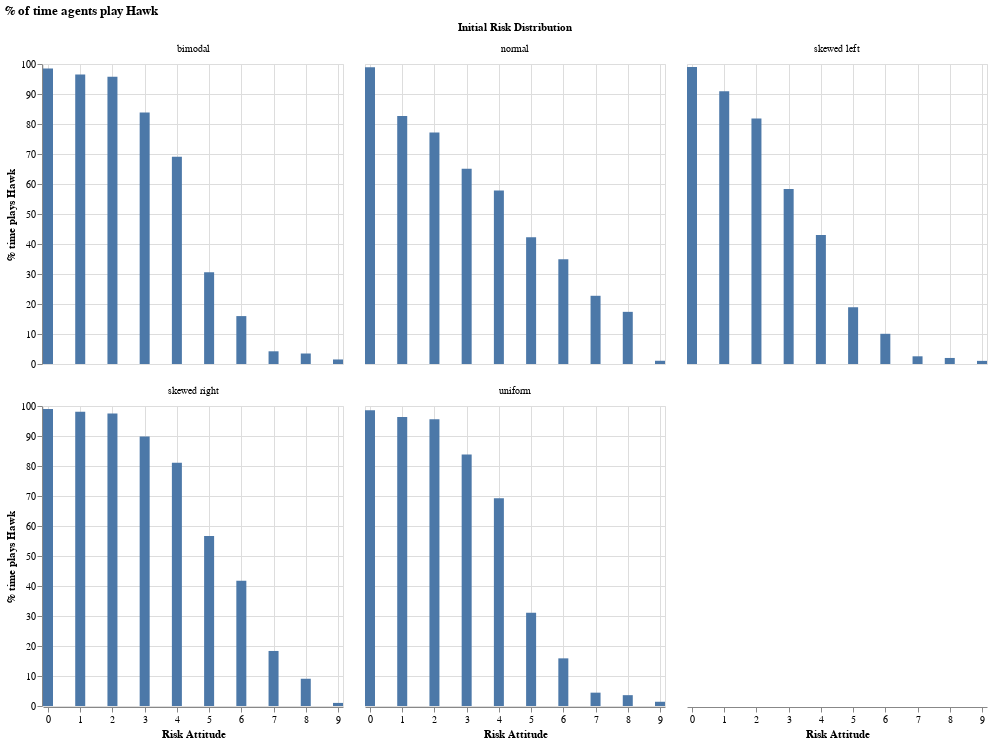

The cell this chart's notebook holds for it:
### Markdown cell above
#### Initial risk distribution

### Code cell
hawk_by_initialdist_riskattitude = (
    agent_df_params.group_by("risk_distribution", "risk_attitude")
         .agg(n_plays=pl.col("played_hawk").count(), n_plays_hawk=pl.col("played_hawk").sum())
    .with_columns(
        pct_plays_hawk=pl.col("n_plays_hawk").truediv(pl.col("n_plays")).mul(100)
    )
)

alt.Chart(hawk_by_initialdist_riskattitude).mark_bar(width=10).encode(
    x=alt.X("risk_attitude", title="Risk Attitude").scale(domain=[0, 9]),                                                          
    y=alt.Y("pct_plays_hawk", title="% time plays Hawk")
).facet(facet=alt.Facet("risk_distribution", title="Initial Risk Distribution"), columns=3
).properties(title="% of time agents play Hawk")

### Figure 1 — Vega specification as saved in the notebook (floating-point values rounded to 4 significant figures)
{"$schema": "https://vega.github.io/schema/vega/v5.json", "data": [{"name": "source_0", "values": [{"risk_distribution": "skewed left", "risk_attitude": 3, "n_plays": 4931392, "n_plays_hawk": 2876781, "pct_plays_hawk": 58.34, "pct_plays_hawk_end": 58.34, "pct_plays_hawk_start": 0.0}, {"risk_distribution": "bimodal", "risk_attitude": 2, "n_plays": 1241362, "n_plays_hawk": 1189053, "pct_plays_hawk": 95.79, "pct_plays_hawk_end": 95.79, "pct_plays_hawk_start": 0.0}, {"risk_distribution": "skewed left", "risk_attitude": 6, "n_plays": 2432327, "n_plays_hawk": 244883, "pct_plays_hawk": 10.07, "pct_plays_hawk_end": 10.07, "pct_plays_hawk_start": 0.0}, {"risk_distribution": "normal", "risk_attitude": 9, "n_plays": 107052, "n_plays_hawk": 1155, "pct_plays_hawk": 1.079, "pct_plays_hawk_end": 1.079, "pct_plays_hawk_start": 0.0}, {"risk_distribution": "normal", "risk_attitude": 3, "n_plays": 5003450, "n_plays_hawk": 3256470, "pct_plays_hawk": 65.08, "pct_plays_hawk_end": 65.08, "pct_plays_hawk_start": 0.0}, {"risk_distribution": "skewed left", "risk_attitude": 2, "n_plays": 5716889, "n_plays_hawk": 4675952, "pct_plays_hawk": 81.79, "pct_plays_hawk_end": 81.79, "pct_plays_hawk_start": 0.0}, {"risk_distribution": "normal", "risk_attitude": 5, "n_plays": 7736215, "n_plays_hawk": 3267778, "pct_plays_hawk": 42.24, "pct_plays_hawk_end": 42.24, "pct_plays_hawk_start": 0.0}, {"risk_distribution": "skewed right", "risk_attitude": 3, "n_plays": 2440613, "n_plays_hawk": 2192862, "pct_plays_hawk": 89.85, "pct_plays_hawk_end": 89.85, "pct_plays_hawk_start": 0.0}, {"risk_distribution": "normal", "risk_attitude": 0, "n_plays": 105338, "n_plays_hawk": 104211, "pct_plays_hawk": 98.93, "pct_plays_hawk_end": 98.93, "pct_plays_hawk_start": 0.0}, {"risk_distribution": "uniform", "risk_attitude": 3, "n_plays": 2398320, "n_plays_hawk": 2011478, "pct_plays_hawk": 83.87, "pct_plays_hawk_end": 83.87, "pct_plays_hawk_start": 0.0}, {"risk_distribution": "bimodal", "risk_attitude": 7, "n_plays": 1231454, "n_plays_hawk": 52111, "pct_plays_hawk": 4.232, "pct_plays_hawk_end": 4.232, "pct_plays_hawk_start": 0.0}, {"risk_distribution": "normal", "risk_attitude": 7, "n_plays": 2128711, "n_plays_hawk": 484019, "pct_plays_hawk": 22.74, "pct_plays_hawk_end": 22.74, "pct_plays_hawk_start": 0.0}, {"risk_distribution": "skewed left", "risk_attitude": 7, "n_plays": 1628851, "n_plays_hawk": 41788, "pct_plays_hawk": 2.565, "pct_plays_hawk_end": 2.565, "pct_plays_hawk_start": 0.0}, {"risk_distribution": "uniform", "risk_attitude": 8, "n_plays": 2381058, "n_plays_hawk": 85991, "pct_plays_hawk": 3.611, "pct_plays_hawk_end": 3.611, "pct_plays_hawk_start": 0.0}, {"risk_distribution": "uniform", "risk_attitude": 7, "n_plays": 2397132, "n_plays_hawk": 106615, "pct_plays_hawk": 4.448, "pct_plays_hawk_end": 4.448, "pct_plays_hawk_start": 0.0}, {"risk_distribution": "uniform", "risk_attitude": 2, "n_plays": 2383987, "n_plays_hawk": 2278704, "pct_plays_hawk": 95.58, "pct_plays_hawk_end": 95.58, "pct_plays_hawk_start": 0.0}, {"risk_distribution": "bimodal", "risk_attitude": 5, "n_plays": 107962, "n_plays_hawk": 33062, "pct_plays_hawk": 30.62, "pct_plays_hawk_end": 30.62, "pct_plays_hawk_start": 0.0}, {"risk_distribution": "skewed left", "risk_attitude": 8, "n_plays": 815396, "n_plays_hawk": 16425, "pct_plays_hawk": 2.014, "pct_plays_hawk_end": 2.014, "pct_plays_hawk_start": 0.0}, {"risk_distribution": "skewed left", "risk_attitude": 4, "n_plays": 4121079, "n_plays_hawk": 1773526, "pct_plays_hawk": 43.04, "pct_plays_hawk_end": 43.04, "pct_plays_hawk_start": 0.0}, {"risk_distribution": "bimodal", "risk_attitude": 1, "n_plays": 2382672, "n_plays_hawk": 2299936, "pct_plays_hawk": 96.53, "pct_plays_hawk_end": 96.53, "pct_plays_hawk_start": 0.0}, {"risk_distribution": "bimodal", "risk_attitude": 3, "n_plays": 425056, "n_plays_hawk": 356173, "pct_plays_hawk": 83.79, "pct_plays_hawk_end": 83.79, "pct_plays_hawk_start": 0.0}, {"risk_distribution": "skewed right", "risk_attitude": 6, "n_plays": 4929525, "n_plays_hawk": 2056409, "pct_plays_hawk": 41.72, "pct_plays_hawk_end": 41.72, "pct_plays_hawk_start": 0.0}, {"risk_distribution": "bimodal", "risk_attitude": 9, "n_plays": 7041425, "n_plays_hawk": 106133, "pct_plays_hawk": 1.507, "pct_plays_hawk_end": 1.507, "pct_plays_hawk_start": 0.0}, {"risk_distribution": "skewed left", "risk_attitude": 5, "n_plays": 3285225, "n_plays_hawk": 621495, "pct_plays_hawk": 18.92, "pct_plays_hawk_end": 18.92, "pct_plays_hawk_start": 0.0}, {"risk_distribution": "skewed left", "risk_attitude": 9, "n_plays": 103975, "n_plays_hawk": 1086, "pct_plays_hawk": 1.044, "pct_plays_hawk_end": 1.044, "pct_plays_hawk_start": 0.0}, {"risk_distribution": "uniform", "risk_attitude": 1, "n_plays": 2355560, "n_plays_hawk": 2270050, "pct_plays_hawk": 96.37, "pct_plays_hawk_end": 96.37, "pct_plays_hawk_start": 0.0}, {"risk_distribution": "normal", "risk_attitude": 6, "n_plays": 5030153, "n_plays_hawk": 1757147, "pct_plays_hawk": 34.93, "pct_plays_hawk_end": 34.93, "pct_plays_hawk_start": 0.0}, {"risk_distribution": "skewed right", "risk_attitude": 5, "n_plays": 4083795, "n_plays_hawk": 2314603, "pct_plays_hawk": 56.68, "pct_plays_hawk_end": 56.68, "pct_plays_hawk_start": 0.0}, {"risk_distribution": "normal", "risk_attitude": 1, "n_plays": 597053, "n_plays_hawk": 493587, "pct_plays_hawk": 82.67, "pct_plays_hawk_end": 82.67, "pct_plays_hawk_start": 0.0}, {"risk_distribution": "uniform", "risk_attitude": 6, "n_plays": 2390260, "n_plays_hawk": 379591, "pct_plays_hawk": 15.88, "pct_plays_hawk_end": 15.88, "pct_plays_hawk_start": 0.0}, {"risk_distribution": "bimodal", "risk_attitude": 8, "n_plays": 2369243, "n_plays_hawk": 82906, "pct_plays_hawk": 3.499, "pct_plays_hawk_end": 3.499, "pct_plays_hawk_start": 0.0}, {"risk_distribution": "skewed right", "risk_attitude": 4, "n_plays": 3229532, "n_plays_hawk": 2619153, "pct_plays_hawk": 81.1, "pct_plays_hawk_end": 81.1, "pct_plays_hawk_start": 0.0}, {"risk_distribution": "skewed left", "risk_attitude": 0, "n_plays": 3594766, "n_plays_hawk": 3558207, "pct_plays_hawk": 98.98, "pct_plays_hawk_end": 98.98, "pct_plays_hawk_start": 0.0}, {"risk_distribution": "skewed right", "risk_attitude": 0, "n_plays": 100515, "n_plays_hawk": 99469, "pct_plays_hawk": 98.96, "pct_plays_hawk_end": 98.96, "pct_plays_hawk_start": 0.0}, {"risk_distribution": "skewed right", "risk_attitude": 2, "n_plays": 1619206, "n_plays_hawk": 1578248, "pct_plays_hawk": 97.47, "pct_plays_hawk_end": 97.47, "pct_plays_hawk_start": 0.0}, {"risk_distribution": "normal", "risk_attitude": 8, "n_plays": 598206, "n_plays_hawk": 103992, "pct_plays_hawk": 17.38, "pct_plays_hawk_end": 17.38, "pct_plays_hawk_start": 0.0}, {"risk_distribution": "skewed right", "risk_attitude": 8, "n_plays": 6528498, "n_plays_hawk": 592959, "pct_plays_hawk": 9.083, "pct_plays_hawk_end": 9.083, "pct_plays_hawk_start": 0.0}, {"risk_distribution": "normal", "risk_attitude": 4, "n_plays": 7724217, "n_plays_hawk": 4465922, "pct_plays_hawk": 57.82, "pct_plays_hawk_end": 57.82, "pct_plays_hawk_start": 0.0}, {"risk_distribution": "skewed left", "risk_attitude": 1, "n_plays": 6586225, "n_plays_hawk": 5985856, "pct_plays_hawk": 90.88, "pct_plays_hawk_end": 90.88, "pct_plays_hawk_start": 0.0}, {"risk_distribution": "uniform", "risk_attitude": 0, "n_plays": 2398607, "n_plays_hawk": 2364569, "pct_plays_hawk": 98.58, "pct_plays_hawk_end": 98.58, "pct_plays_hawk_start": 0.0}, {"risk_distribution": "uniform", "risk_attitude": 9, "n_plays": 2364904, "n_plays_hawk": 33424, "pct_plays_hawk": 1.413, "pct_plays_hawk_end": 1.413, "pct_plays_hawk_start": 0.0}, {"risk_distribution": "normal", "risk_attitude": 2, "n_plays": 2137355, "n_plays_hawk": 1649147, "pct_plays_hawk": 77.16, "pct_plays_hawk_end": 77.16, "pct_plays_hawk_start": 0.0}, {"risk_distribution": "skewed right", "risk_attitude": 1, "n_plays": 804531, "n_plays_hawk": 788798, "pct_plays_hawk": 98.04, "pct_plays_hawk_end": 98.04, "pct_plays_hawk_start": 0.0}, {"risk_distribution": "skewed right", "risk_attitude": 9, "n_plays": 3529389, "n_plays_hawk": 36361, "pct_plays_hawk": 1.03, "pct_plays_hawk_end": 1.03, "pct_plays_hawk_start": 0.0}, {"risk_distribution": "bimodal", "risk_attitude": 4, "n_plays": 111575, "n_plays_hawk": 77058, "pct_plays_hawk": 69.06, "pct_plays_hawk_end": 69.06, "pct_plays_hawk_start": 0.0}, {"risk_distribution": "uniform", "risk_attitude": 4, "n_plays": 2380847, "n_plays_hawk": 1648240, "pct_plays_hawk": 69.23, "pct_plays_hawk_end": 69.23, "pct_plays_hawk_start": 0.0}, {"risk_distribution": "skewed right", "risk_attitude": 7, "n_plays": 5671871, "n_plays_hawk": 1040561, "pct_plays_hawk": 18.35, "pct_plays_hawk_end": 18.35, "pct_plays_hawk_start": 0.0}, {"risk_distribution": "bimodal", "risk_attitude": 0, "n_plays": 7081585, "n_plays_hawk": 6975034, "pct_plays_hawk": 98.5, "pct_plays_hawk_end": 98.5, "pct_plays_hawk_start": 0.0}, {"risk_distribution": "uniform", "risk_attitude": 5, "n_plays": 2392100, "n_plays_hawk": 742748, "pct_plays_hawk": 31.05, "pct_plays_hawk_end": 31.05, "pct_plays_hawk_start": 0.0}, {"risk_distribution": "bimodal", "risk_attitude": 6, "n_plays": 427291, "n_plays_hawk": 68242, "pct_plays_hawk": 15.97, "pct_plays_hawk_end": 15.97, "pct_plays_hawk_start": 0.0}]}, {"name": "facet_domain", "values": [{"risk_distribution": "skewed left", "count": 10}, {"risk_distribution": "bimodal", "count": 10}, {"risk_distribution": "normal", "count": 10}, {"risk_distribution": "skewed right", "count": 10}, {"risk_distribution": "uniform", "count": 10}]}, {"name": "facet_domain_row", "values": [{"data": 0.0}, {"data": 1.0}]}, {"name": "facet_domain_column", "transform": [{"type": "sequence", "start": 0.0, "stop": {"signal": "min(length(data(\"facet_domain\")), 3)"}}]}], "signals": [{"name": "child_width", "value": 300}, {"name": "child_height", "value": 300}], "marks": [{"type": "group", "name": "facet-title", "title": {"text": "Initial Risk Distribution", "style": "guide-title", "offset": 10}, "role": "column-title"}, {"type": "group", "name": "row_header", "from": {"data": "facet_domain_row"}, "encode": {"update": {"height": {"signal": "child_height"}}}, "axes": [{"scale": "y", "title": "% time plays Hawk", "orient": "left", "labelOverlap": true, "tickCount": {"signal": "ceil(child_height/40)"}, "zindex": 0, "grid": false}], "role": "row-header"}, {"type": "group", "name": "column_footer", "from": {"data": "facet_domain_column"}, "encode": {"update": {"width": {"signal": "child_width"}}}, "axes": [{"scale": "x", "orient": "bottom", "grid": false, "labelFlush": true, "tickCount": {"signal": "ceil(child_width/40)"}, "title": "Risk Attitude", "labelOverlap": true, "zindex": 0}], "role": "column-footer"}, {"type": "group", "name": "cell", "from": {"facet": {"data": "source_0", "name": "facet", "groupby": ["risk_distribution"]}}, "sort": {"field": ["datum[\"risk_distribution\"]"], "order": ["ascending"]}, "encode": {"update": {"height": {"signal": "child_height"}, "width": {"signal": "child_width"}}}, "marks": [{"type": "rect", "name": "child_marks", "from": {"data": "facet"}, "encode": {"update": {"y": {"field": "pct_plays_hawk_end", "scale": "y"}, "width": {"value": 10}, "y2": {"field": "pct_plays_hawk_start", "scale": "y"}, "fill": {"value": "#4c78a8"}, "xc": {"field": "risk_attitude", "scale": "x"}}}, "style": ["bar"]}], "axes": [{"scale": "x", "zindex": 0, "orient": "bottom", "domain": false, "ticks": false, "tickCount": {"signal": "ceil(child_width/40)"}, "labels": false, "gridScale": "y", "maxExtent": 0, "minExtent": 0, "grid": true, "aria": false}, {"scale": "y", "orient": "left", "grid": true, "minExtent": 0, "zindex": 0, "domain": false, "labels": false, "aria": false, "maxExtent": 0, "ticks": false, "tickCount": {"signal": "ceil(child_height/40)"}, "gridScale": "x"}], "title": {"text": {"signal": "isValid(parent[\"risk_distribution\"]) ? parent[\"risk_distribution\"] : \"\"+parent[\"risk_distribution\"]"}, "style": "guide-label", "offset": 10, "frame": "group"}, "style": "cell"}], "scales": [{"name": "x", "type": "linear", "domain": [0, 9], "range": [0, {"signal": "child_width"}], "zero": true, "padding": 5}, {"name": "y", "type": "linear", "domain": {"data": "source_0", "fields": ["pct_plays_hawk_start", "pct_plays_hawk_end"]}, "range": [{"signal": "child_height"}, 0], "zero": true, "nice": true}], "title": {"text": "% of time agents play Hawk", "anchor": "start"}, "padding": 5, "layout": {"padding": 20, "bounds": "full", "align": "all", "columns": 3}, "background": "white"}
